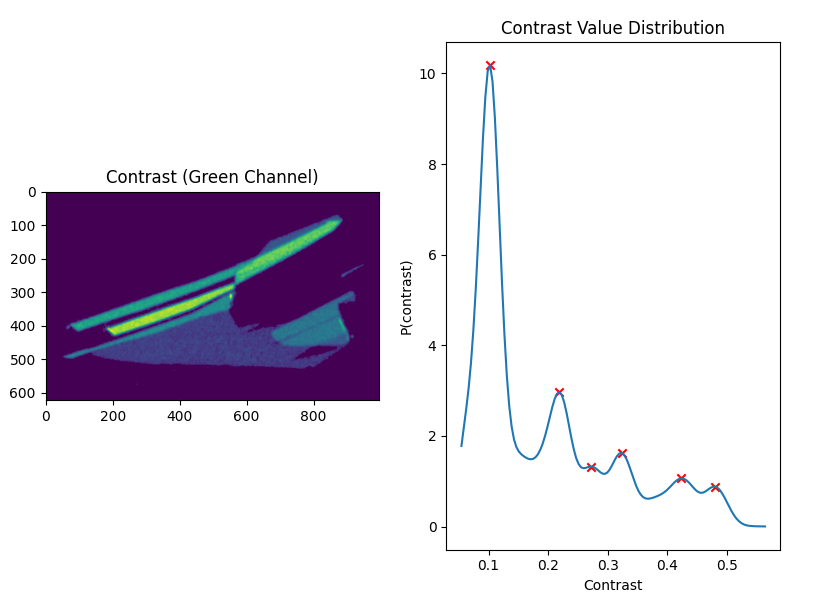
#> input picture src/Example1.png, 813 x 605 px
$ python ImageAnalyzer.py --image ../Example1.png
#> lines starting #> are read from the running program, lines starting #| are printed output that depends on the picture; after the words box and inside, x2 and y2 are one past the last pixel; in counts of white or black regions, pixels touching at a corner belong together
### src/old/ImageProcessor.py
# Author:      Adam Robinson
# Description: This file contains two classes. ImageProcessor allows a user
#              to succinctly express a series of filters and transformations
#              applied to an image. It also provides functionality for contour
#              extraction and viewing of all of the steps in a multi-step
#              image filtering operation.
#
#              FlakeExtractor uses ImageProcessor to actually extract flake
#              geometry and some other properties from an image.


import code
import sys
import os
import time
import cv2
import numpy             as np
import matplotlib.pyplot as plt

# [4 lines left out: function debug_show, not called in this run]

# Provides all of the functionality necessary to take an image
# and extract flake geometry from it. This class assumes that the
# image passed to it is in BGR format.
class ImageProcessor:
	def __init__(self, img, **kwargs):
		self.raw_img   = img
		self.mode      = kwargs['mode']      if 'mode'      in kwargs else 'HSV'
		self.downscale = kwargs['downscale'] if 'downscale' in kwargs else 1.0

		if self.mode == 'HSV':
			self.img = cv2.cvtColor(self.raw_img, cv2.COLOR_BGR2HSV)
		else:
			self.img = self.raw_img

		if self.downscale != 1.0:
			self.img = cv2.resize(
				self.img,
				(0, 0),
				fx=(1/self.downscale),
				fy=(1/self.downscale)
			)

		self.current_process = None
		self.names           = None

		# Whether or not to store the result of every operation
		# so that they can be displayed.
		self.no_store        = False

	def noStore(self):
		self.no_store = True
		return self

	def reset(self):
		self.current_process = None
		self.no_store        = False

	def done(self):
		if self.no_store:
			proc = self.current_process[0]
		else:
			proc = self.current_process

		self.reset()

		return proc


	def denoise(self, strength):
		if self.current_process is None:
			self.current_process = [self.img]
			self.names           = ["Original"]

		res = cv2.fastNlMeansDenoisingColored(
			self.current_process[-1],
			strength
		)

		if self.no_store:
			self.current_process[-1] = res
		else:
			self.current_process.append(res)

		if not self.no_store:
			self.names.append("Fast NL Means Denoised (strength = %d)"%strength)

		return self

	# This attempts to use a laplacian filter, followed by a
	# thresholding operation to detect the edges in the image.
	def laplacian(self, threshold):
		if self.current_process is None:
			self.current_process = [self.img]
			self.names           = ["Original"]

		lpl = cv2.Laplacian(self.current_process[-1], -1, ksize=3).max(axis=2)
		if self.no_store:
			self.current_process[-1] = lpl
		else:
			self.current_process.append(lpl)
			self.names.append("Laplacian Filter (Max Across Channels)")

		mask           = lpl < threshold
		if self.no_store:
			filtered = lpl
		else:
			filtered       = lpl.copy()

		filtered[mask] = 0

		if self.no_store:
			self.current_process[-1] = filtered
		else:
			self.current_process.append(filtered)
			self.names.append("Laplacian Filter (Everything Below %d Removed)"%(
				threshold
			))

		return self

	def erode(self, scale):
		if self.current_process is None:
			self.current_process = [self.img]
			self.names           = ["Original"]

		kernel = cv2.getStructuringElement(cv2.MORPH_ELLIPSE, (scale, scale))

		eroded = cv2.erode(self.current_process[-1], kernel)

		if self.no_store:
			self.current_process[-1] = eroded
		else:
			self.current_process.append(eroded)
			self.names.append("Eroded (%dx%d elliptical filter)"%(scale, scale))

		return self

	def dilate(self, scale):
		if self.current_process is None:
			self.current_process = [self.img]
			self.names           = ["Original"]

		kernel = cv2.getStructuringElement(cv2.MORPH_ELLIPSE, (scale, scale))


		dilated = cv2.dilate(self.current_process[-1], kernel)
		if self.no_store:
			self.current_process[-1] = dilated
		else:
			self.current_process.append(dilated)
			self.names.append("Dilated (%dx%d elliptical filter)"%(scale, scale))

		return self

	def level(self):
		if self.current_process is None:
			self.current_process = [self.img]
			self.names           = ["Original"]

		mask          = self.current_process[-1] > 0.0
		if self.no_store:
			leveled = self.current_process[-1]
		else:
			leveled = self.current_process[-1].copy()

		leveled[mask] = 1

		if self.no_store:
			self.current_process[-1] = leveled
		else:
			self.current_process.append(leveled)
			self.names.append("Leveled")

		return self

	def edge(self, p1, p2):
		if self.current_process is None:
			self.current_process = [self.img]
			self.names           = ["Original"]

		edged = cv2.Canny(self.current_process[-1], p1, p2)

		if self.no_store:
			self.current_process[-1] = edged
		else:
			self.current_process.append(edged)
			self.names.append("Edge Detected (%d, %d)"%(p1, p2))

		return self

	def border(self, width, color):
		if self.current_process is None:
			self.current_process = [self.img]
			self.names           = ["Original"]
		bordered = cv2.copyMakeBorder(
			self.current_process[-1],
			width,
			width,
			width,
			width,
			cv2.BORDER_CONSTANT,
			value=color
		)

		if self.no_store:
			self.current_process[-1] = bordered
		else:
			self.current_process.append(bordered)
			self.names.append("Bordered")

		return self

	# Extracts the outermost contours from the images as arrays
	# of 2d coordinates.
	def extractContours(self, img):
		contours, heirarchy = cv2.findContours(
			img, cv2.RETR_EXTERNAL, cv2.CHAIN_APPROX_SIMPLE
		)

		# The format that opencv uses for contours is strange. Here,
		# we reshape each array into a matrix of shape (n_points, 2).

		contours = [c.reshape(-1, 2) for c in contours]
		return contours

	# Calculates the minimum bounding rectange for each contour.
	# This includes rotation of the rectangle.
	def calculateBoundingRectangles(self, contours):
		# Here we reshape the contours back into the format that
		# opencv expects before passing them to the function.
		return [cv2.minAreaRect(c.reshape(-1, 1, 2)) for c in contours]


	# [10 lines left out: function display, not called in this run]

class FlakeExtractor:
	def __init__(self, img, **kwargs):
		self.img  = img
		self.proc = ImageProcessor(
			self.img,
			downscale=kwargs['downscale']
		)
		self.threshold      = kwargs['threshold']
		self.contrast_floor = kwargs['contrast_floor']
		self.downscale      = kwargs['downscale']

	def process(self, DEBUG_DISPLAY=False):
		if DEBUG_DISPLAY:
			debug_show(self.img, sys._getframe().f_lineno)
		# This set of filters will produce good edges for the contour
		# algorithm. The numerical parameters are based on the assumption
		# that the image is 2448x2048 and that it is downscaled by a factor
		# of 5.
		if not DEBUG_DISPLAY:
			tmp = self.proc.noStore().denoise(30).laplacian(28).dilate(4).erode(4)
			res = tmp.level().border(5, 0).edge(0, 1).dilate(2).done()
		else:
			tmp = self.proc.denoise(30).laplacian(28).dilate(4).erode(4)
			res = tmp.level().border(5, 0).edge(0, 1).dilate(2).display().done()[-1]

		if DEBUG_DISPLAY:
			debug_show(res, sys._getframe().f_lineno)

		# Extract contours and bounding rectangles.
		c   = self.proc.extractContours(res)
		r   = self.proc.calculateBoundingRectangles(c)

		# Correct the coordinates for the border we added.
		corrected_rects    = []
		corrected_contours = []
		for rect, contour in zip(r, c):
			((left, top), (width, height), angle) = rect

			# Calculate the relative size of the largest dimension, making
			# sure to use the units of the downscaled image.
			if width > height:
				largest = width / self.proc.img.shape[1]
			else:
				largest = height / self.proc.img.shape[0]

			# Correct for the border.
			left    -= 5
			top     -= 5
			contour -= 5


			if largest > self.threshold:
				corrected_rects.append(((left, top), (width, height), angle))
				corrected_contours.append(contour)

		if len(corrected_rects) == 0:
			# Return false to indicate that this image should be thrown out.
			return False, None

		# We now have what we need to subtract the background and compute contrast
		# values. Once the background is subtracted, it becomes easier to determine
		# what is garbage and what is not. This is mostly due to the fact that adhesive
		# residue is usually darker than the background and flakes are almost always
		# brighter than the background.


		# Mask out the stuff that isn't background to compute the background color.
		mask = np.zeros((
			self.proc.img.shape[0],
			self.proc.img.shape[1]
		)).astype(np.uint8)

		for c in corrected_contours:
			con  = np.array(c)
			con  = con.astype(np.int32)
			mask = cv2.fillPoly(mask, [con], 1)

		mask = mask.astype(np.uint8)

		if DEBUG_DISPLAY:
			debug_show(mask, sys._getframe().f_lineno)

		rgb_image = cv2.cvtColor(self.proc.img, cv2.COLOR_HSV2RGB)

		bg_mask  = mask == 0
		bg       = rgb_image[bg_mask]

		bg_color = bg.mean(axis=0)

		rbg_image     = cv2.cvtColor(self.img, cv2.COLOR_BGR2RGB)
		bg_subtracted = (rbg_image.astype(np.float32) - bg_color)
		bg_subtracted[bg_subtracted < 0]   = 0
		bg_subtracted[bg_subtracted > 255] = 255
		bg_subtracted = bg_subtracted.astype(np.uint8)

		bg_removed = cv2.cvtColor(bg_subtracted, cv2.COLOR_RGB2GRAY)
		if DEBUG_DISPLAY:
			debug_show(rbg_image, sys._getframe().f_lineno)
			debug_show(bg_subtracted, sys._getframe().f_lineno)
			debug_show(bg_removed, sys._getframe().f_lineno)
		bg_removed[bg_removed < self.contrast_floor] = 0

		#code.interact(local=locals())

		# Before we reprocess the flake boundaries, we will take everything outside
		# of the contours calculated in the first step and set it to zero.
		larger_mask = cv2.resize(mask, (2448, 2048))
		bg_removed[larger_mask == 0] = 0

		# Now we reprocess flake boundaries.
		proc = ImageProcessor(bg_removed, downscale=1, mode='GS')
		if not DEBUG_DISPLAY:
			#tmp  = proc.noStore().level().erode(2)
			tmp  = proc.noStore().level().erode(2)
			res  = tmp.border(5, 0).edge(0, 1).dilate(2).done()
		else:
			#tmp  = proc.level().erode(2)
			tmp  = proc.level().erode(2)
			res  = tmp.border(5, 0).edge(0, 1).dilate(2).display().done()[-1]

		if DEBUG_DISPLAY:
			debug_show(res, sys._getframe().f_lineno)

		# Now we determine bounding boxes and remove everything thats too small.
		# Extract contours and bounding rectangles.
		c = proc.extractContours(res)
		r = proc.calculateBoundingRectangles(c)

		# Correct the coordinates for the border we added.
		corrected_rects    = []
		corrected_contours = []
		for rect, contour in zip(r, c):
			((left, top), (width, height), angle) = rect

			# Calculate the relative size of the largest dimension, making
			# sure to use the units of the downscaled image.
			if width > height:
				largest = width / proc.img.shape[1]
			else:
				largest = height / proc.img.shape[0]

			# Correct for the border.
			left    -= 5
			top     -= 5
			contour -= 5

			if largest > self.threshold:
				corrected_rects.append(((left, top), (width, height), angle))
				corrected_contours.append(contour)

		if len(corrected_rects) == 0:
			# Return false to indicate that this image should be thrown out.
			return False, None


		# Now we convert the contour and rectangle information into
		# relative units.
		converted_contours  = []
		converted_rects     = []
		converted_rot_rects = []

		for r, c in zip(corrected_rects, corrected_contours):
			# Get the four points that represent the corners of the bounding
			# rectangle and convert them.
			box_points = cv2.boxPoints(r).astype(np.float32)
			box_points[:, 0] = box_points[:, 0] / proc.img.shape[1]
			box_points[:, 1] = box_points[:, 1] / proc.img.shape[0]

			((left, top), (width, height), angle) = r
			left = left / proc.img.shape[1]
			top  = top  / proc.img.shape[0]

			width  = width  / proc.img.shape[1]
			height = height / proc.img.shape[0]

			converted_rot_rects.append(((left, top), (width, height), angle))

			con = c.astype(np.float32)
			# Convert the contour points.
			con[:, 0] = con[:, 0] / proc.img.shape[1]
			con[:, 1] = con[:, 1] / proc.img.shape[0]

			converted_contours.append(con.tolist())
			converted_rects.append(box_points.tolist())


		results = {
			"contours"  : converted_contours,
			"rects"     : converted_rects,
			"rot_rects" : converted_rot_rects,
			"bg_color"  : bg_color.tolist()
		}

		bg_downscaled       = cv2.resize(bg_subtracted, (0, 0), fx=0.25, fy=0.25)
		original_downscaled = cv2.resize(self.img, (0, 0), fx=0.25, fy=0.25)

		# Create a mask that contains all of the flakes and extract the contrast
		# values from them.
		contrast_mask = np.zeros((
			bg_downscaled.shape[0],
			bg_downscaled.shape[1]
		)).astype(np.uint8)

		for contour in results['contours']:
			con  = np.array(contour)
			con[:, 0] *= bg_downscaled.shape[1]
			con[:, 1] *= bg_downscaled.shape[0]
			con  = con.astype(np.int32)
			contrast_mask = cv2.fillPoly(contrast_mask, [con], 1)


		rgb      = bg_downscaled[contrast_mask == 1]
		b_values = rgb[:, 0]
		g_values = rgb[:, 1]
		r_values = rgb[:, 2]
		results['r_values'] = r_values.tolist()
		results['g_values'] = g_values.tolist()
		results['b_values'] = b_values.tolist()

		# Create a mask for each individual flake and extract contrast value
		# statistics from each flake.

		contrast_img = bg_downscaled / (bg_color + original_downscaled)

		contrast = contrast_img[contrast_mask == 1].sum(axis=1)
		results['contrast_values'] = contrast.tolist()

		contrast_means = []
		contrast_stds  = []

		for contour in results['contours']:
			contrast_mask = np.zeros((
				bg_downscaled.shape[0],
				bg_downscaled.shape[1]
			)).astype(np.uint8)

			con  = np.array(contour)
			con[:, 0] *= bg_downscaled.shape[1]
			con[:, 1] *= bg_downscaled.shape[0]
			con  = con.astype(np.int32)
			contrast_mask = cv2.fillPoly(contrast_mask, [con], 1)

			# Extract the contrast values.
			contrast_vals  = contrast_img[contrast_mask == 1].sum(axis=1)
			contrast_means.append(contrast_vals.mean())
			contrast_stds.append(contrast_vals.std())

		results['contrast_means'] = contrast_means
		results['contrast_stds']  = contrast_stds


		if DEBUG_DISPLAY:
			debug_show(contrast_img.sum(axis=2), sys._getframe().f_lineno)


		if DEBUG_DISPLAY:
			# Overlay the contours on the original image.
			c_img = self.img.copy()
			# Draw an image with a contour around every flake that we decided was good.
			for con in results['contours']:
				con = np.array(con)
				con[:, 0] = con[:, 0] * self.img.shape[1]
				con[:, 1] = con[:, 1] * self.img.shape[0]
				con = con.astype(np.int32)
				c_img = cv2.drawContours(
					c_img,
					[con.reshape(-1, 1, 2)],
					0, (255, 0, 0), 2
				)

			plt.imshow(c_img)
			plt.title("Line: %d"%sys._getframe().f_lineno)
			plt.show()

		return True, results

### src/old/ImageAnalyzer.py
# Author:      Adam Robinson
# Description: This file contains code that breaks down how microscope
#              images are processed by ScanProcessing.py. This allows the
#              user to troubleshoot when the system is not properly
#              identifying flakes. Often times, this means diagnosing
#              issues such as incorrect exposure time, image noise, etc.

import code
import sys
import os
import time
import cv2
import argparse
import json
import shutil
import numpy              as np
import matplotlib.pyplot  as plt
import matplotlib.patches as patches

from multiprocessing import Pool
from ImageProcessor  import ImageProcessor, FlakeExtractor
from Progress        import ProgressBar
from scipy.stats     import gaussian_kde


# Process the command line arguments supplied to the program.
def preprocess(args_specification):
	parser = argparse.ArgumentParser(description=args_specification['description'])

	types = {'str': str, 'int': int, 'float': float}

	for argument in args_specification['arguments']:
		spec = argument['spec']
		if 'type' in spec:
			spec['type'] = types[spec['type']]
		parser.add_argument(
			*argument['names'],
			**spec
		)

	args = parser.parse_args()

	return args

if __name__ == '__main__':
	# Load the arguments file.
	with open("ImageAnalyzer.json", 'r') as file:
#> (reads src/old/ImageAnalyzer.json from the repository)
		args_specification = json.loads(file.read())
	args = preprocess(args_specification)

	img = cv2.imread(args.image)
#> img is the input picture: shape (605, 813, 3); mean B, G, R 228.8, 218.8, 224.2

	if img is None:
		print("Failed to load image at path %s."%args.image)
		exit()

	extractor = FlakeExtractor(
		img,
		downscale=args.downscale,
		threshold=args.rejection_threshold,
		contrast_floor=args.contrast_floor
	)
#> in __init__, `self.img = cv2.cvtColor(self.raw_img, cv2.COLOR_BGR2HSV)`: self.img: shape (605, 813, 3); mean H, S, V 19.6, 33.1, 229.5
#> in __init__, `self.img = cv2.resize( self.img, (0, 0), fx=(1/self.downscale), fy=(1/..`: self.img: shape (121, 163, 3); mean H, S, V 19.5, 33, 229.6

	status, res = extractor.process(
		DEBUG_DISPLAY=args.debug_display
	)
#> in denoise, `res = cv2.fastNlMeansDenoisingColored( self.current_process[-1], stren..`:
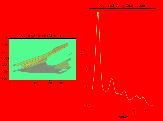
#> res: shape (121, 163, 3); mean of channels 0, 1, 2 19.4, 33, 228.7; drawn as B, G, R
#> in laplacian, `mask           = lpl < threshold`:
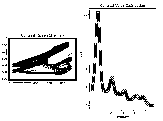
#> mask: shape (121, 163) bool; 89.5% white; 86 black regions (76 under 20 px), largest, box (x1, y1, x2, y2) and area: (12, 42, 72, 75) 830, (8, 38, 77, 81) 367, (101, 76, 154, 107) 263
#> in laplacian, `filtered[mask] = 0`: filtered: shape (121, 163); min 0, max 255, mean 22.1
#> in level, `mask          = self.current_process[-1] > 0.0`: mask: shape (121, 163) bool; 13.4% white; 9 white regions (4 under 20 px), largest, box (x1, y1, x2, y2) and area: (3, 35, 79, 84) 1621, (101, 72, 155, 108) 371, (87, 5, 155, 43) 358, (87, 43, 103, 92) 246, (118, 113, 128, 119) 20
#> in border, `bordered = cv2.copyMakeBorder( self.current_process[-1], width, width,..`: bordered: shape (131, 173); values 0 (black) and 1 (white), 11.6% white; 9 white regions (4 under 20 px), largest, box (x1, y1, x2, y2) and area: (8, 40, 84, 89) 1621, (106, 77, 160, 113) 371, (92, 10, 160, 48) 358, (92, 48, 108, 97) 246, (123, 118, 133, 124) 20
#> in edge, `edged = cv2.Canny(self.current_process[-1], p1, p2)`: edged: shape (131, 173); 5.2% white in thin lines or dots, all inside (x1, y1, x2, y2) = (7, 9, 160, 124)
#> call 2 of dilate, with scale = 2
#> in dilate (call 2), `dilated = cv2.dilate(self.current_process[-1], kernel)`:
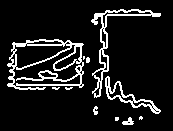
#> dilated: shape (131, 173); 10.9% white in thin lines or dots, all inside (x1, y1, x2, y2) = (7, 9, 161, 125)
#> in extractContours, `contours, heirarchy = cv2.findContours( img, cv2.RETR_EXTERNAL, cv2.CH..`: contours = 11 contours, 7 with area under 20; largest, box (x1, y1, x2, y2) and area: (7, 39, 84, 90) 3142, (91, 9, 161, 98) 784, (105, 76, 161, 114) 483, (122, 117, 134, 125) 42
#> in extractContours, `contours = [c.reshape(-1, 2) for c in contours]`: contours = 11 items
#> the loop in process, `for rect, contour in zip(r, c):` made 11 passes
#> (rect, contour, left, top, width, height, angle, largest) on pass 9: (((83.5, 57.5), (3, 1), -90), [[78, 51], [78, 54], [79, 53], [79, 51]], 78.5, 52.5, 3, 1, -90, 0.0184)
#> (rect, left, top, width, height, angle, largest) on passes 1 to 6: (((127.7, 122.3), (10.26, 7.49), -33.69), 122.7, 117.3, 10.26, 7.49, -33.69, 0.063), (((116.5, 118.5), (3, 3), -90), 111.5, 113.5, 3, 3, -90, 0.0248), (((140.5, 117.5), (3, 3), -90), 135.5, 112.5, 3, 3, -90, 0.0248), (((95, 110), (8, 4), -90), 90, 105, 8, 4, -90, 0.0491), (((68.5, 88), (2, 7), -90), 63.5, 83, 2, 7, -90, 0.0579), (((55.5, 88), (2, 7), -90), 50.5, 83, 2, 7, -90, 0.0579)
#> the loop in process, `for c in corrected_contours:` made 11 passes
#> con on pass 9: [[78, 51], [78, 54], [79, 53], [79, 51]]
#> after the loop in process, `for c in corrected_contours:`:
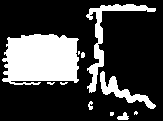
#> mask: shape (121, 163); values 0 (black) and 1 (white), 25.4% white; 11 white regions (5 under 20 px), largest, box (x1, y1, x2, y2) and area: (2, 34, 79, 85) 3304, (86, 4, 156, 93) 957, (100, 71, 156, 109) 567, (117, 112, 129, 120) 58, (88, 101, 93, 110) 31, (81, 52, 85, 58) 21
#> in process, `rgb_image = cv2.cvtColor(self.proc.img, cv2.COLOR_HSV2RGB)`:
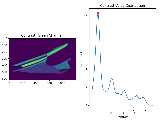
#> rgb_image: shape (121, 163, 3); mean R, G, B 224.2, 218.9, 229
#> in process, `bg_color = bg.mean(axis=0)`: bg_color = [254.5, 254.5, 254.5]
#> in process, `bg_subtracted[bg_subtracted < 0]   = 0`:
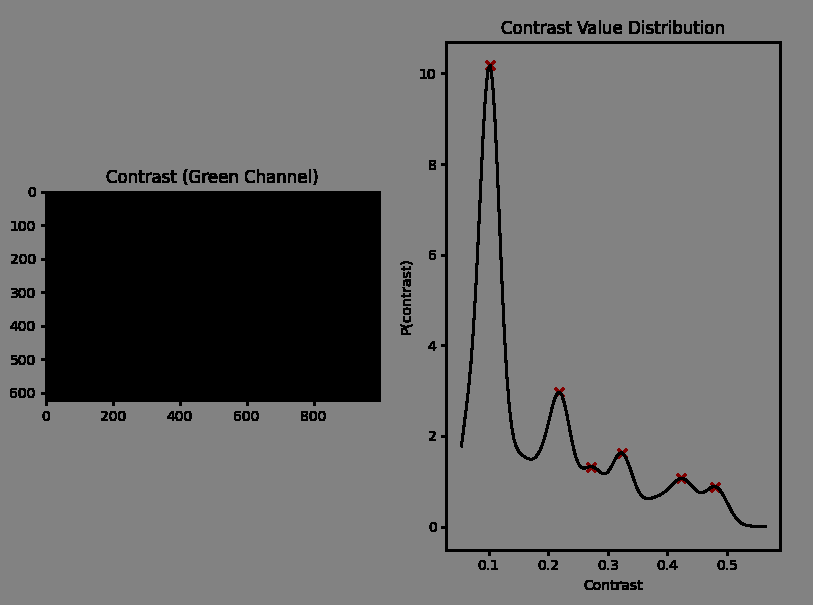
#> bg_subtracted: shape (605, 813, 3) float64; mean R, G, B 0.423, 0.423, 0.423
#> in process, `bg_subtracted = bg_subtracted.astype(np.uint8)`: bg_subtracted: shape (605, 813, 3); every value is 0
#> in process, `bg_removed = cv2.cvtColor(bg_subtracted, cv2.COLOR_RGB2GRAY)`: bg_removed: shape (605, 813); every value is 0
#> in process, `larger_mask = cv2.resize(mask, (2448, 2048))`:
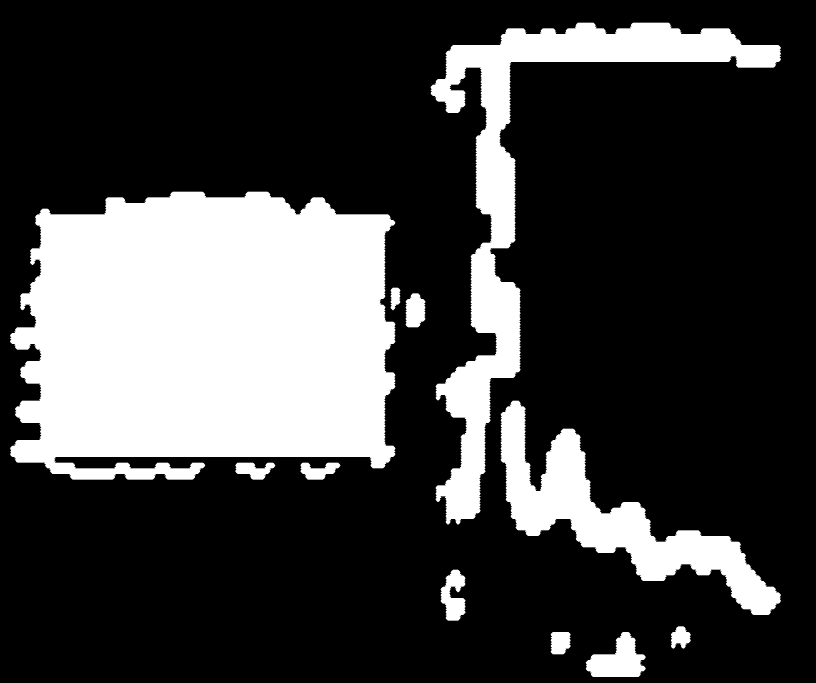
#> larger_mask: shape (2048, 2448) (shown at 1/3 size); values 0 (black) and 1 (white), 25.1% white; 11 white regions, largest, box (x1, y1, x2, y2) and area: (30, 575, 1186, 1439) 836645, (1292, 68, 2343, 1574) 237314, (1502, 1202, 2343, 1845) 140886
#> (the run stopped early here; a loop or call above may not have finished)
